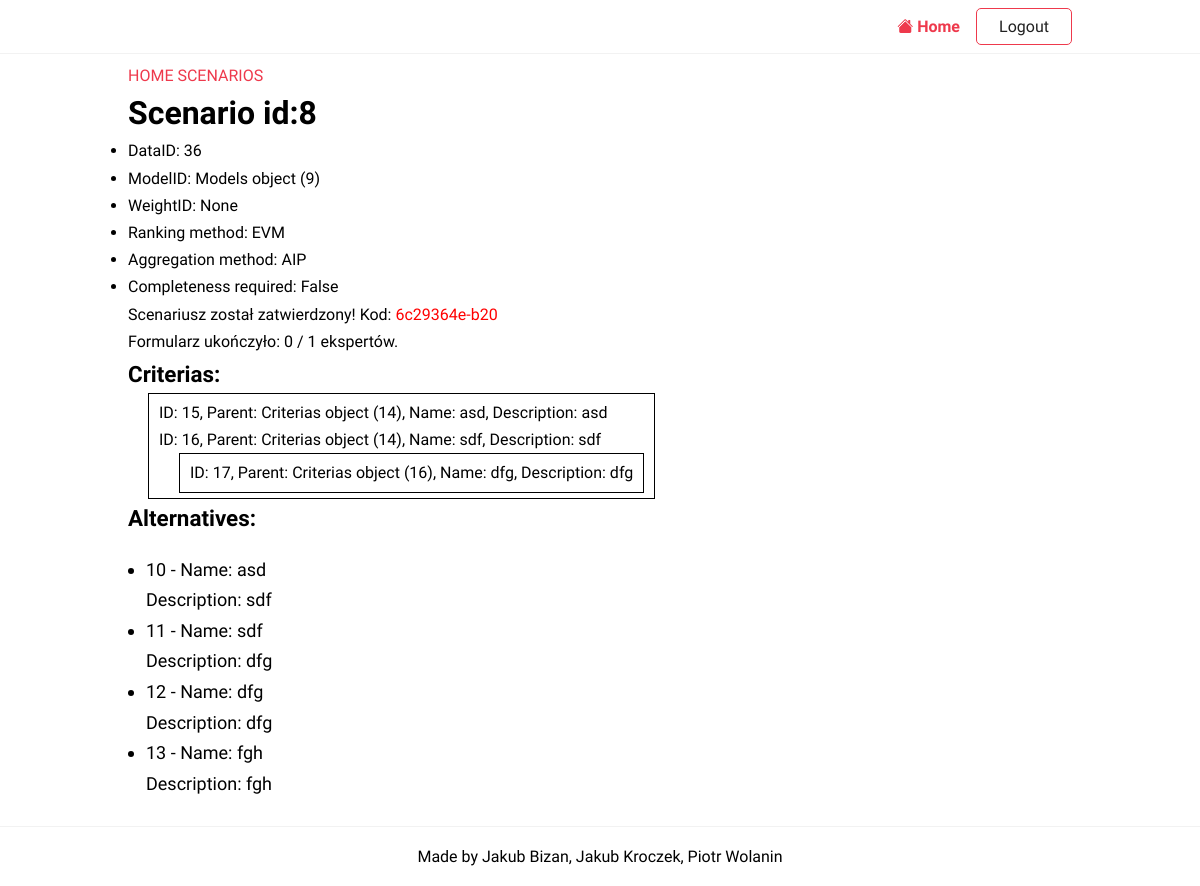
Page /scenarios/view/8 (signed in) on the committed database.
### projekt/models/decisionScenarios.py (models this page shows)
class DecisionScenarios(m.Model):
    modelID = m.ForeignKey(Models, on_delete=m.CASCADE, null=True, blank=True)
    dataID = m.IntegerField(unique=True, null=True, blank=True)
    weightID = m.IntegerField(unique=True, null=True, blank=True)
    userID = m.ForeignKey(User, on_delete=m.CASCADE)
    submited = m.BooleanField(default=False)
    completed = m.BooleanField(default=False)
    url = m.CharField(max_length=100, null=True, blank=True)
    password = m.CharField(max_length=128, null=True, blank=True)

### projekt/models/models.py (models this page shows)
class Models(m.Model):
    RANKING_METHODS = [
        ('GMM', 'Geometric Mean Method'),
    ]
    AGGREGATION_METHODS = [
        ('AIP', 'Aggregation of individual priorities'),
    ]
    ranking_method = m.CharField(max_length=4, choices=RANKING_METHODS, default='GMM')
    aggregation_method = m.CharField(max_length=4, choices=AGGREGATION_METHODS, default='AIP')
    completeness_required = m.BooleanField(default=True)
    criteriasDone = m.BooleanField(default=False)
    expertsDone = m.BooleanField(default=False)
    scaleDone = m.BooleanField(default=False)
    alternativesDone = m.BooleanField(default=False)

class Criterias(m.Model):
    parent_criterion = m.ForeignKey('self', blank=True, null=True, related_name='children', on_delete=m.CASCADE)
    name = m.CharField(max_length=50)
    description = m.CharField(max_length=150)

class Alternatives(m.Model):
    name = m.CharField(max_length=30)
    description = m.CharField(max_length=150)

### projekt/views/facilitator/scenario.py (the view)
# urls.py: path('scenarios/view/<pk>', ScenarioDetailView.as_view(), name='scenario-detail'),
class ScenarioDetailView(LoginRequiredMixin, DetailView):
    model = DecisionScenarios
    template_name = 'scenario/scenario_detail.html'
    def get_context_data(self, **kwargs):
        context = super().get_context_data(**kwargs)
        scenario = DecisionScenarios.objects.get(pk=self.kwargs.get('pk'))
        model = scenario.modelID
        result = DecisionScenarios.objects.aggregate(Max('dataID'))
        if not type(result['dataID__max']) == int:
            result['dataID__max'] = 0
        if type(scenario.dataID) != int:
            scenario.dataID = result['dataID__max'] + 1
            scenario.save()
        context['completeness_required'] = model.completeness_required
        context['ranking_method'] = model.ranking_method
        context['aggregation_method'] = model.aggregation_method
        if scenario.submited:
            all_experts = len(ModelExperts.objects.filter(modelID=model))
            done_experts = len(ModelExperts.objects.filter(modelID=model).filter(done=True))
            context['frac'] = done_experts - all_experts
            context['fractional_experts'] = f'{done_experts} / {all_experts}'
            context['alternatives'] = Alternatives.objects.filter(modelalternatives__modelID=model)
            my_objects = ModelCriterias.objects.filter(modelID=model.pk)
            rootCriterion = my_objects.filter(criteriaID__parent_criterion__isnull=True).first()
            context['criterias'] = rootCriterion.criteriaID
            context['link'] =  scenario.url
        context['scenario'] = scenario
        make_decision_tree(scenario)
        return context

### projekt/templatetags/criterium_tag.py (called while the page is built)
@register.inclusion_tag('projekt/criterium.html')
def criterium_tag(criterium, to_delete=False, scenario_id=None):
    subcriterias = criterium.children.all()
    return {'children': subcriterias, 'to_delete': to_delete, 'scenario_id': scenario_id}

### templates/scenario/scenario_detail.html (shortened to what this page needs)
{%extends 'base.html' %}
{% load criterium_tag %}
{%block content%}
<a href={% url 'index'%}>HOME</a>
<a href={% url 'scenarios'%}>SCENARIOS</a>
<h1>Scenario id:{{ object.id }}</h1>
<ul>
    <li>DataID: {{ object.dataID }}</li>
    <li>ModelID: {{ object.modelID }}</li>
    <li>WeightID: {{ object.weightID }}</li>
    <li>Ranking method: {{ ranking_method }}</li>
    <li>Aggregation method: {{ aggregation_method }}</li>
    <li>Completeness required: {{ completeness_required }}</li>
</ul>
    {% if object.submited %}
        <div>Scenariusz został zatwierdzony! Kod:
           <span style="color: red;">{{ link }}</span>
        </div>
        <div>Formularz ukończyło: <span>{{ fractional_experts }}</span> ekspertów. {% if not object.completed%}{% if frac == 0%}<a href={% url 'scenario-end' object.id%}>Ukończ ankietę</a>{%endif%}{%else%}Ankieta ukończona{%endif%}
        </div>
        <div>
            <h2> Criterias:</h2>
            {% criterium_tag criterias %}
        </div>
        <div>
            <h2> Alternatives:</h2>
    <ul style="font-size: 18px; margin: 18px 18px">
        {% for alternative in alternatives %}
            <li>{{ alternative.pk }} - Name: {{ alternative.name }}&nbsp;</li>
            <div>Description: {{ alternative.description}} &nbsp;</div>
        {% endfor %}
    </ul>
        </div>
    {% endif %}
{%endblock content%}

### templates/projekt/criterium.html
{% load criterium_tag %}
<div class="criteria-block" >
    {% for child in children %}
    <div> ID: {{child.id}}, Parent: {{ child.parent_criterion }}, Name: {{ child.name }}, Description: {{ child.description }}{% if to_delete == True %}<a href={% url 'delete-criteria' scenario_id child.id%}> usun</a>{% endif %}</div>
        {% if child.children.count > 0 %}
             {% criterium_tag child to_delete scenario_id %}
        {% endif %}
    {% endfor %}
</div>

### static/projekt/css/style.css (style rules this page uses)
:root { --color-primary: #ee394c; --color-secondary: #86b7fe; --color-light: #f2f2f2; --color-gray: #ced4da; --color-dark: #212121; --color-white: #ffffff; --color-error: #e2442f; --color-warning: #ffc900; --color-info: #02a2b9; --color-success: #1ba345; --color-input: #00d1b2; --border-radius: 5px; }
* { margin: 0; padding: 0; box-sizing: border-box; text-rendering: optimizeLegibility; }
html, body { height: 100%; }
body { font-family: 'Dosis', sans-serif; font-size: 1rem; line-height: 1.7; display: flex; flex-direction: column; }
h1 { font-size: 2rem; line-height: 1.5; }
h2 { font-size: 1.4rem; }
a { color: var(--color-primary); text-decoration: none; }
.criteria-block { margin-left: 20px; border: 1px solid black; padding: 5px 10px; display: inline-block; }

### projekt/static/css/style.css (style rules this page uses)
:root { --color-primary: #ee394c; --color-secondary: #86b7fe; --color-light: #f2f2f2; --color-gray: #ced4da; --color-dark: #212121; --color-white: #ffffff; --color-error: #e2442f; --color-warning: #ffc900; --color-info: #02a2b9; --color-success: #1ba345; --color-input: #00d1b2; --border-radius: 5px; }
* { margin: 0; padding: 0; box-sizing: border-box; text-rendering: optimizeLegibility; }
html, body { height: 100%; }
body { font-family: 'Dosis', sans-serif; font-size: 1rem; line-height: 1.7; display: flex; flex-direction: column; }
h1 { font-size: 2rem; line-height: 1.5; }
h2 { font-size: 1.4rem; }
a { color: var(--color-primary); text-decoration: none; }
.criteria-block { margin-left: 20px; border: 1px solid black; padding: 5px 10px; display: inline-block; }

### rows in the picture
DecisionScenarios: id "8", dataID "36", modelID "Models object (9)", weightID "None", url "6c29364e-b20"
Models: ranking_method "EVM", aggregation_method "AIP"
Criterias: id "15", parent_criterion "Criterias object (14)", name "asd", description "asd"
Criterias: id "16", parent_criterion "Criterias object (14)", name "sdf", description "sdf"
Criterias: id "17", parent_criterion "Criterias object (16)", name "dfg", description "dfg"
Alternatives: pk "10", name "asd", description "sdf"
Alternatives: pk "11", name "sdf", description "dfg"
Alternatives: pk "12", name "dfg", description "dfg"
Alternatives: pk "13", name "fgh", description "fgh"

### other values in the picture
{{ completeness_required }} "False"
{{ fractional_experts }} "0 / 1"
